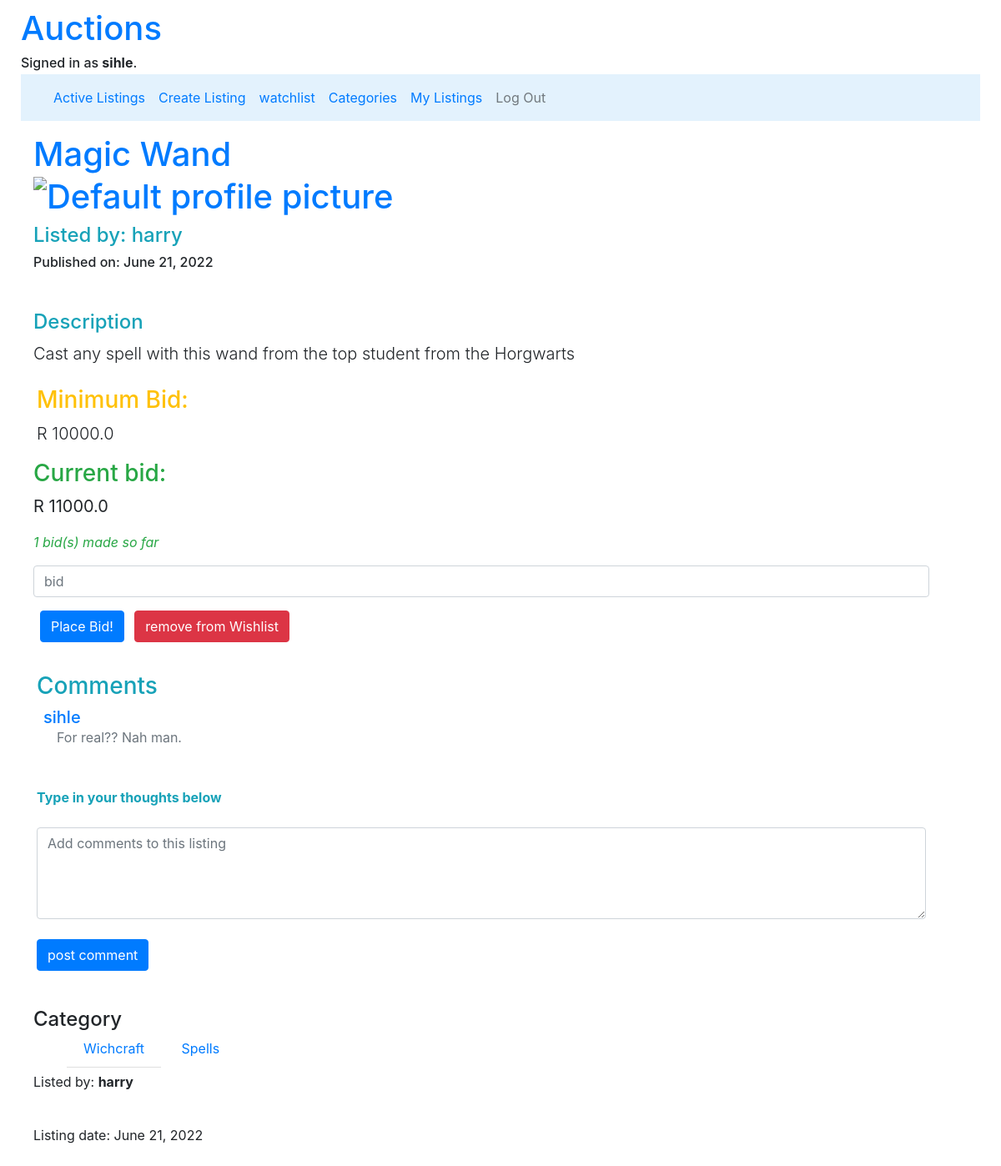
Screenshot of /listings/3 (signed in) with the database file from the repository.
### auctions/models.py (models this page shows, shortened)
class User(AbstractUser):
    mobile = models.BigIntegerField(null = True)
    listings = models.ManyToManyField("Listing", blank=True, related_name="user_listings")
    bids = models.ManyToManyField("Bid", blank=True, related_name="user_bids")

class Listing(models.Model):
    title = models.CharField(max_length= 30)
    description = models.CharField(max_length= 200)
    creator = models.ForeignKey(User, on_delete=models.CASCADE, related_name="user", null=True)
    bid = models.ManyToManyField("Bid", related_name="current_bid", null=True)
    bidders = models.ManyToManyField(User, blank=True, related_name="buyers")
    pub_date = models.DateField(default=date.today)
    mod_date = models.DateField(default=date.today)
    comments = models.ManyToManyField("Comment", related_name="listing_comments", null=True, blank=True)
    category = models.ManyToManyField("Category", related_name="listing_category", null=True)
    active = models.BooleanField(default=True)
    winner = models.ForeignKey(User, on_delete=models.CASCADE, related_name="sold", null=True)
    listing_image = models.ImageField(null=True, blank=True, upload_to="Images/listings_pics")
    def __str__(self):
        return f"{self.title} - Creator: {self.creator}"

class Comment(models.Model):
    description = models.CharField(max_length= 255, blank=True)
    commented_by = models.ForeignKey(User, on_delete= models.CASCADE, related_name= "commentator", null= True)
    listing = models.ForeignKey(Listing, on_delete=models.CASCADE, related_name="opinions", null=True)

class Category(models.Model):
    name = models.CharField(max_length= 20, default="none")

### auctions/views.py (the view, shortened to what this page needs)
# urls.py: path("listings/<int:id>", views.listing_view, name="listings"),
@login_required
def listing_view(request, id):
    listing = Listing.objects.get(pk = id)
    comments = Comment.objects.filter(listing_id = id)
    max_amount = listing.offers.aggregate(Max('amount'))
    min_amount = listing.offers.aggregate(Min('amount'))
    starting_bid = min_amount.get('amount__min')
    current_bid = max_amount.get('amount__max')
    print(f"current_amount: {current_bid}")
    categories = Category.objects.all()
    listing_categories = listing.category.all()
    bid_count = listing.offers.count()
    actual_bid_count = bid_count - 1
    if actual_bid_count < 0:
        actual_bid_count = 0
    curr_user = request.user
    watchlist_status = Watchlist.objects.filter(user=curr_user.id)
    status = None
    print(f"watchlist: {watchlist_status}")
    for item in watchlist_status:
        if item.listing.id == listing.id:
            status = True
    listing_activity = listing.active
    if curr_user.id == listing.creator.id and listing_activity == True:
        close_auction_btn = True
    else:
        close_auction_btn = False
    winning_bid = listing.offers.filter(amount=current_bid)
    buyer_obj = listing.winner
    return render(request, "auctions/listing.html", {"listing": listing, "comments": comments, "current_bid": current_bid,
    "minimum_bid": starting_bid,
    "categories": listing_categories,
    "count_offers": actual_bid_count,
    "status": status,
    "listing_activity": listing_activity,
    "close_auction_btn": close_auction_btn,
    "buyer_obj": buyer_obj})
    pass

### auctions/models.py (called while the page is built)
    def __str__(self):
        return f"{self.user}({self.listing})"

### auctions/templates/auctions/listing.html (shortened to what this page needs)
{% extends "auctions/layout.html" %}
{% load static %}
{% block body %}
<div class="container-fluid">
    <h1 class="display1 text-primary mt-3"> {{listing.title}}
        <div class="img-sm">
            {% if listing.listing_image %}
                <img src="" alt="{{listing.title}} product image">
            {% else %}
            <img src="{% static 'auctions/Images/product_images.jpg' %}" width="150" height="150" alt="Default profile picture">
            {% endif %}
        </div>
        <h4 class="text-info">Listed by: {{listing.creator}}</h3>
        <h6>Published on: {{listing.pub_date}}</h4>
        <h4 class="text-info mt-5">Description</h4>
        <p class="lead mb-4"> {{listing.description}}</p>
        <div class="m-1">
            <h3 class="text-warning">Minimum Bid: </h3>
                <p class="lead">R {{minimum_bid}}</p>
        </div>
        <div>
            <h3 class="text-success">Current bid: </h3>
                <p class="lead"><strong>R {{current_bid}}</strong></p>
                <p class="text-success"><em>{{count_offers}} bid(s) made so far</em></p>
        </div>
        {% if listing_activity == True %}
            <div class="input-group input-group-sm mb-3">
                <form action="{% url 'listings' listing.id %}" method="post">
                    <input class="form-control mb-2" type="number" step=0.01 name="bid" placeholder="bid">
                    <input class="btn btn-primary m-2" type="submit" value="Place Bid!" id="bid" name="place">
                    {% if status == True %}
                        <input id="remove" class="btn btn-danger" type="submit" value="remove from Wishlist" name="remove">
                    {% else %}
                    <input id="remove" class="btn btn-primary" type="submit" value="Add to Wishlist" name="add">
                    {% endif %}
                    <div class="my-4 p-1">
                        <h3 class="display text-info">Comments</h3>
                            <div class="list-group ml-2">
                                {% for comment in comments %}
                                    <div class="d-flex w-100 justify-content-between">
                                        <h5 class="mb-0 text-primary">{{comment.commented_by}}</h5>
                                    </div>
                                    <p class="mb-5 pl-3 text-secondary">{{comment.description}}</p>
                                {% empty %}
                                <p class="mb-1 text-secondary">No comments posted for this listing</p>
                                {% endfor %}
                            </div>
                        <p class="text-info"><label for="add_comments"><strong>Type in your thoughts below</strong></label></p>
                        <textarea id="add_comments" name="add_comments" rows="4" cols="100" placeholder="Add comments to this listing" class="form-control"></textarea>
                        <br>
                        <input type="submit" id="comment" class="btn btn-primary" value="post comment" name="comment">
                    </div>
                </form>
            </div>
        {% else %}
            <div>
                <h1><em>The auction for this listing has been closed and no longer active for bidding</em></h1>
            </div>
        {% endif %}
        <div>
            <h4 class="mb-2">Category</h6>
            <ul class="list-group-flush">
                {% for cat in categories %}
                    <li class="list-group-item d-inline mt-3"><a href="{% url 'filtered' cat.id %}">{{cat.name}}</a></li>
                    {% empty %}
                    <li>No Categories Listed</li>
                {% endfor %}
            </ul>
        </div>
        <div>
            <p>Listed by: <strong>{{listing.creator}}</strong></p>
            <br>
            <p>Listing date: {{listing.pub_date}}</p>
         </div>
</div>
{% endblock %}

### auctions/templates/auctions/layout.html (shortened to what this page needs)
{% load static %}
<!DOCTYPE html>
<html lang="en">
    <head>
        <link rel="stylesheet" href="https://stackpath.bootstrapcdn.com/bootstrap/4.4.1/css/bootstrap.min.css">
        <link href="{% static 'auctions/styles.css' %}" rel="stylesheet">
    </head>
    <div class="container-fluid">
        <body>
            <a href="{% url 'index' %}"><h1>Auctions</h1></a>
            <div>
                {% if user.is_authenticated %}
                    <h6 class="mb-1">Signed in as <strong>{{ user.username }}</strong>.</h5>
                {% else %}
                    Not signed in.
                {% endif %}
            </div>
            <nav class="navbar navbar-expand-lg navbar-light" style="background-color: #e3f2fd;">
                <div class="container-fluid">
                  <div class="collapse navbar-collapse" id="navbarNav">
                    <ul class="navbar-nav">
                        <li class="nav-item">
                            <a class="nav-link text-primary" href="{% url 'index' %}">Active Listings</a>
                        </li>
                        {% if user.is_authenticated %}
                            <li class="nav-item">
                                <a class="nav-link text-primary" href="{% url 'create' %}">Create Listing</a>
                            </li>
                            <li class="nav-item">
                                <a class="nav-link text-primary" href="{% url 'watchlist' %}">watchlist</a>
                            </li>
                            <li class="nav-item">
                                <a class="nav-link text-primary" href="{% url 'category' %}">Categories</a>
                            </li>
                            <li class="nav-item">
                                <a class="nav-link text-primary" href="{% url 'mylistings' %}">My Listings</a>
                            </li>
                            <li class="nav-item">
                                <a class="nav-link" href="{% url 'logout' %}">Log Out</a>
                            </li>
                        {% endif %}
                    </ul>
                    <br>
                  </div>
                </div>
              </nav>
            {% block body %}
            {% endblock %}
        </body>
    </div>
</html>

### auctions/static/auctions/styles.css (style rules this page uses)
body { padding: 10px; }

### rows the page displays
User: username "sihle"
Listing: title "Magic Wand", creator "harry", pub_date "June 21, 2022", description "Cast any spell with this wand from the top student from the Horgwarts"
Comment: commented_by "sihle", description "For real?? Nah man."
Category: name "Wichcraft"
Category: name "Spells"

### other values shown
{{ minimum_bid }} "10000.0"
{{ current_bid }} "11000.0"
{{ count_offers }} "1"
